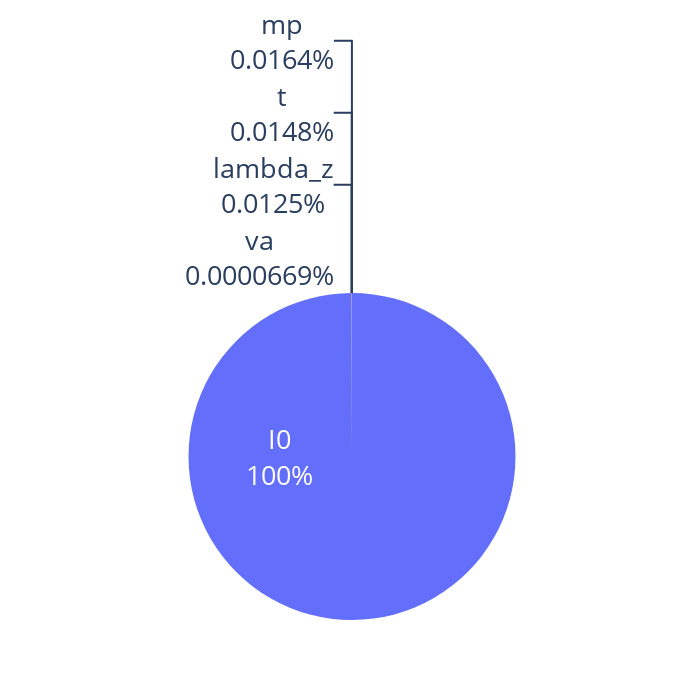

Notebook cell for this chart:
### Code cell
from openturns.usecases import ishigami_function
import openturns as ot
import openturns.viewer as viewer
from matplotlib import pylab as plt
import numpy as np
import plotly.graph_objs as go
ot.Log.Show(ot.Log.NONE)

# Pedretti
ot.RandomGenerator.SetSeed(0)
formula = ['I0 * (2.7182818285^(-(mp * lambda_z * va * t)))']

model = ot.SymbolicFunction(['I0', 'mp', 'lambda_z', 'va', 't'], formula)
distributions = [ot.Uniform(1e-5, 0.002), # Infiltration capacity [LT-1]
                 ot.Uniform(1, 100), # coefficient of proportionality [-]
                 ot.Uniform(0.044, 0.363), # Filtration coefficient [L-1]
                 ot.Uniform(1e-5, 1.1e-5), # Average particle attachment velocity to the soil matrix
                 ot.Uniform(1, 365)] # time
distribution = ot.ComposedDistribution(distributions)
print(distribution)
sensitivityAnalysis = ot.FAST(model, distribution, 101)
print(sensitivityAnalysis.getFirstOrderIndices())


y = np.array(sensitivityAnalysis.getFirstOrderIndices())
mylab=['I0', 'mp', 'lambda_z', 'va', 't']
# Set options for the pie chart size
pie_width = 700
pie_height = 700

# Create Plotly pie chart
fig = go.Figure(data=[go.Pie(labels=mylab,
                             values=y,
                             text=y,
                             textinfo='label+percent',
                             insidetextorientation='radial',
                             textfont=dict(size=27), # set font size for all text
                             showlegend=False)]) # remove the legend

fig.update_layout(
    autosize=False,  # disable auto-sizing
    width=pie_width,  # set width
    height=pie_height,  # set height
)
fig.show()

### Figure 1 — Plotly figure (JSON) as saved in the notebook; plotly's stock layout.template omitted (floating-point values rounded to 4 significant figures)
{"data": [{"insidetextorientation": "radial", "labels": ["I0", "mp", "lambda_z", "va", "t"], "showlegend": false, "text": [0.997, 0.0001637, 0.000125, 6.675e-07, 0.000148], "textfont": {"size": 27}, "textinfo": "label+percent", "type": "pie", "values": [0.997, 0.0001637, 0.000125, 6.675e-07, 0.000148]}], "layout": {"autosize": false, "height": 700, "width": 700}}
